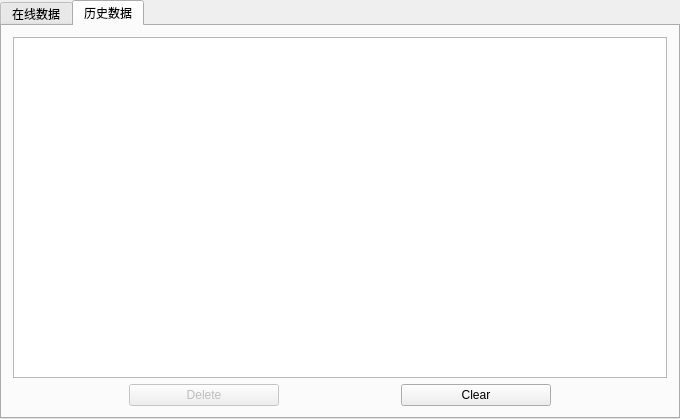
<?xml version="1.0" encoding="UTF-8"?>
<ui version="4.0">
 <class>iDataView</class>
 <widget class="QTabWidget" name="iDataView">
  <property name="geometry">
   <rect>
    <x>0</x>
    <y>0</y>
    <width>680</width>
    <height>419</height>
   </rect>
  </property>
  <property name="windowTitle">
   <string>iDataView</string>
  </property>
  <property name="currentIndex">
   <number>1</number>
  </property>
  <widget class="QWidget" name="tab">
   <attribute name="title">
    <string>在线数据</string>
   </attribute>
   <layout class="QVBoxLayout" name="verticalLayout_2">
    <item>
     <widget class="QTableView" name="tableCurrentTags"/>
    </item>
   </layout>
  </widget>
  <widget class="QWidget" name="tab_2">
   <attribute name="title">
    <string>历史数据</string>
   </attribute>
   <layout class="QVBoxLayout" name="verticalLayout">
    <item>
     <widget class="QTableView" name="tableOldTags">
      <property name="editTriggers">
       <set>QAbstractItemView::NoEditTriggers</set>
      </property>
     </widget>
    </item>
    <item>
     <layout class="QHBoxLayout" name="horizontalLayout">
      <item>
       <widget class="QPushButton" name="btnDelete">
        <property name="enabled">
         <bool>false</bool>
        </property>
        <property name="maximumSize">
         <size>
          <width>150</width>
          <height>16777215</height>
         </size>
        </property>
        <property name="text">
         <string>Delete</string>
        </property>
       </widget>
      </item>
      <item>
       <widget class="QPushButton" name="btnClear">
        <property name="maximumSize">
         <size>
          <width>150</width>
          <height>16777215</height>
         </size>
        </property>
        <property name="text">
         <string>Clear</string>
        </property>
       </widget>
      </item>
     </layout>
    </item>
   </layout>
  </widget>
 </widget>
 <layoutdefault spacing="6" margin="11"/>
 <resources/>
 <connections/>
</ui>
